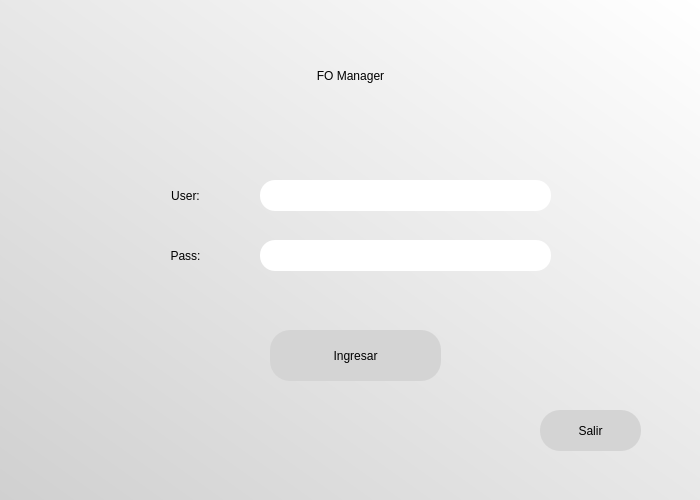
<?xml version="1.0" encoding="UTF-8"?>
<ui version="4.0">
 <class>mainWindow</class>
 <widget class="QMainWindow" name="mainWindow">
  <property name="geometry">
   <rect>
    <x>0</x>
    <y>0</y>
    <width>700</width>
    <height>500</height>
   </rect>
  </property>
  <property name="minimumSize">
   <size>
    <width>700</width>
    <height>500</height>
   </size>
  </property>
  <property name="maximumSize">
   <size>
    <width>700</width>
    <height>500</height>
   </size>
  </property>
  <property name="windowTitle">
   <string>Login</string>
  </property>
  <property name="styleSheet">
   <string notr="true">QWidget#centralwidget{
background-color: qlineargradient(spread:pad, x1:0, y1:1, x2:1, y2:0, stop:0 rgba(208, 208, 208, 255), stop:1 rgba(255, 255, 255, 255));
}</string>
  </property>
  <widget class="QWidget" name="centralwidget">
   <widget class="QLabel" name="loginLabel">
    <property name="geometry">
     <rect>
      <x>0</x>
      <y>40</y>
      <width>701</width>
      <height>71</height>
     </rect>
    </property>
    <property name="cursor">
     <cursorShape>PointingHandCursor</cursorShape>
    </property>
    <property name="layoutDirection">
     <enum>Qt::LeftToRight</enum>
    </property>
    <property name="autoFillBackground">
     <bool>false</bool>
    </property>
    <property name="styleSheet">
     <string notr="true">font: 75 36pt &quot;MS Shell Dlg 2&quot;;

</string>
    </property>
    <property name="text">
     <string>FO Manager</string>
    </property>
    <property name="textFormat">
     <enum>Qt::PlainText</enum>
    </property>
    <property name="alignment">
     <set>Qt::AlignCenter</set>
    </property>
   </widget>
   <widget class="QLabel" name="userLabel">
    <property name="geometry">
     <rect>
      <x>120</x>
      <y>180</y>
      <width>131</width>
      <height>31</height>
     </rect>
    </property>
    <property name="styleSheet">
     <string notr="true">font: 75 14pt &quot;MS Shell Dlg 2&quot;;
</string>
    </property>
    <property name="text">
     <string>User:</string>
    </property>
    <property name="alignment">
     <set>Qt::AlignCenter</set>
    </property>
   </widget>
   <widget class="QLabel" name="passLabel">
    <property name="geometry">
     <rect>
      <x>120</x>
      <y>240</y>
      <width>131</width>
      <height>31</height>
     </rect>
    </property>
    <property name="styleSheet">
     <string notr="true">font: 75 14pt &quot;MS Shell Dlg 2&quot;;
</string>
    </property>
    <property name="text">
     <string>Pass:</string>
    </property>
    <property name="alignment">
     <set>Qt::AlignCenter</set>
    </property>
   </widget>
   <widget class="QLineEdit" name="txtUser">
    <property name="geometry">
     <rect>
      <x>260</x>
      <y>180</y>
      <width>291</width>
      <height>31</height>
     </rect>
    </property>
    <property name="toolTip">
     <string>&lt;html&gt;&lt;head/&gt;&lt;body&gt;&lt;p align=&quot;center&quot;&gt;&lt;br/&gt;&lt;/p&gt;&lt;/body&gt;&lt;/html&gt;</string>
    </property>
    <property name="styleSheet">
     <string notr="true">border-radius:15px;
font: 75 12pt &quot;MS Shell Dlg 2&quot;;</string>
    </property>
    <property name="alignment">
     <set>Qt::AlignCenter</set>
    </property>
   </widget>
   <widget class="QLineEdit" name="txtPass">
    <property name="geometry">
     <rect>
      <x>260</x>
      <y>240</y>
      <width>291</width>
      <height>31</height>
     </rect>
    </property>
    <property name="toolTip">
     <string>&lt;html&gt;&lt;head/&gt;&lt;body&gt;&lt;p align=&quot;center&quot;&gt;&lt;br/&gt;&lt;/p&gt;&lt;/body&gt;&lt;/html&gt;</string>
    </property>
    <property name="styleSheet">
     <string notr="true">border-radius:15px;
font: 75 12pt &quot;MS Shell Dlg 2&quot;;</string>
    </property>
    <property name="echoMode">
     <enum>QLineEdit::Password</enum>
    </property>
    <property name="alignment">
     <set>Qt::AlignCenter</set>
    </property>
   </widget>
   <widget class="QLabel" name="lblError">
    <property name="geometry">
     <rect>
      <x>0</x>
      <y>280</y>
      <width>701</width>
      <height>31</height>
     </rect>
    </property>
    <property name="styleSheet">
     <string notr="true">font: 75 10pt &quot;MS Shell Dlg 2&quot;;
color: rgb(255, 0, 0)
</string>
    </property>
    <property name="text">
     <string/>
    </property>
    <property name="alignment">
     <set>Qt::AlignCenter</set>
    </property>
   </widget>
   <widget class="QPushButton" name="btnIngresar">
    <property name="geometry">
     <rect>
      <x>270</x>
      <y>330</y>
      <width>171</width>
      <height>51</height>
     </rect>
    </property>
    <property name="styleSheet">
     <string notr="true">
font: 75 14pt &quot;MS Shell Dlg 2&quot;;
color: rgb(0, 0, 0);
border-radius: 20px;
background-color: rgb(212, 212, 212);</string>
    </property>
    <property name="text">
     <string>Ingresar</string>
    </property>
   </widget>
   <widget class="QPushButton" name="btnSalir">
    <property name="geometry">
     <rect>
      <x>540</x>
      <y>410</y>
      <width>101</width>
      <height>41</height>
     </rect>
    </property>
    <property name="styleSheet">
     <string notr="true">
font: 75 10pt &quot;MS Shell Dlg 2&quot;;
color: rgb(0, 0, 0);
border-radius: 20px;
background-color: rgb(212, 212, 212);</string>
    </property>
    <property name="text">
     <string>Salir</string>
    </property>
   </widget>
  </widget>
 </widget>
 <resources/>
 <connections/>
</ui>
